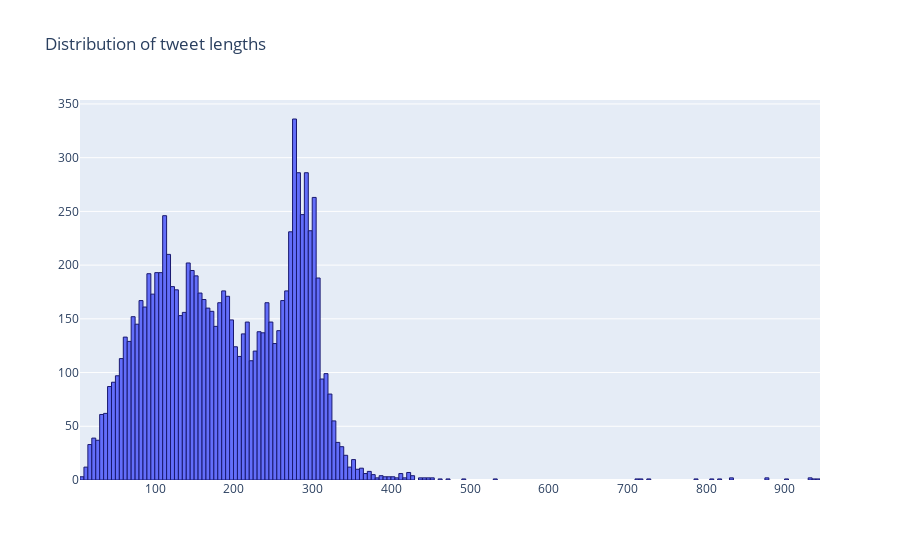

Source (notebook cell):
### Code cell
x = data.Length.values


fig = go.Figure(data=[go.Histogram(x=x,
                                   marker_line_width=1, 
                                   marker_line_color="midnightblue", 
                                   xbins_size = 5)])

fig.update_layout(title_text='Distribution of tweet lengths')
fig.show()

### Figure 1 — Plotly figure (JSON) as saved in the notebook; plotly's stock layout.template omitted (floating-point values rounded to 4 significant figures; data arrays with more than 128 entries replaced by an {"elided": "..."} marker saying what was removed)
{"data": [{"marker": {"line": {"color": "midnightblue", "width": 1}}, "type": "histogram", "x": {"elided": "10014 int values"}, "xbins": {"size": 5}}], "layout": {"autosize": true, "title": {"text": "Distribution of tweet lengths"}, "xaxis": {"autorange": true, "range": [4.5, 944.5], "type": "linear"}, "yaxis": {"autorange": true, "range": [0, 353.7]}}}
